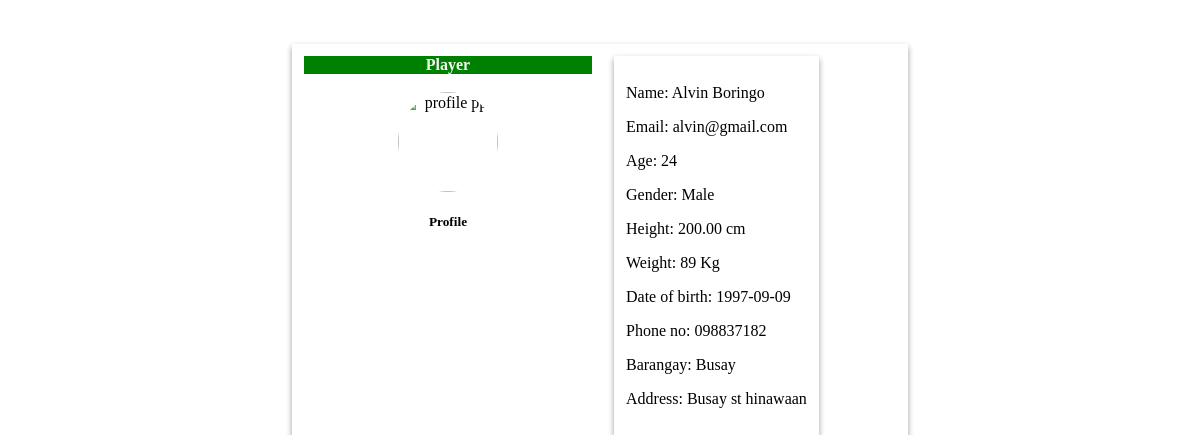
Screenshot of /view_profile_ses.php?protId=18 with the database file from the repository.
### tables this page shows
CREATE TABLE `users` (
  `user_id` int(11) NOT NULL,
  `user_username` varchar(30) DEFAULT NULL,
  `user_pass` varchar(30) NOT NULL,
  `user_firstname` varchar(30) DEFAULT NULL,
  `user_mi` varchar(30) DEFAULT NULL,
  `user_lastname` varchar(30) DEFAULT NULL,
  `user_email` varchar(30) DEFAULT NULL,
  `user_type` varchar(30) NOT NULL,
  `user_dob` varchar(30) DEFAULT NULL,
  `user_gender` varchar(30) DEFAULT NULL,
  `user_address` varchar(30) DEFAULT NULL,
  `user_phone` varchar(30) DEFAULT NULL,
  `user_pp` varchar(80) DEFAULT NULL,
  `user_height` decimal(11,2) DEFAULT NULL,
  `user_brgy` varchar(30) DEFAULT NULL,
  `user_subs` varchar(20) DEFAULT NULL,
  `user_weight` int(11) DEFAULT NULL,
  `hired_status` varchar(30) DEFAULT NULL,
  `user_timestamp` timestamp NOT NULL DEFAULT current_timestamp() ON UPDATE current_timestamp()
);

### view_profile_ses.php (the view, shortened to what this page needs)
<?php
if(isset($_GET['protId'])) {
$protId = $_GET['protId'];
$sqlUserProfile = "SELECT * FROM users WHERE user_id='$protId'";
$sqlQueryProfile = mysqli_query($conn, $sqlUserProfile);
$resultProfile = mysqli_fetch_assoc($sqlQueryProfile);
}
 ?>
<div class="profile-main-container animate__animated animate__backInDown">
<div class="card card-container" style="width: 18rem;">
  <div class="card-body">
  	<div class="dif-container"><div><?php echo $resultProfile['user_type']; ?></div></div>
  	<br>
  		<object class="img-cir" data="<?php echo "img_profiles/".$resultProfile['user_pp']; ?>">
        <img src="img_profiles/default_pp.jpg" class="img-cir" alt="profile pp">
         </object>
         <h5 class="card-title">Profile</h5>
  </div>
	</div>
	<div class="pro-child-two">
    <p class="card-text">Name: <?php echo $resultProfile['user_firstname'] . ' ' . $resultProfile['user_lastname']; ?></p>
	<p class="card-text">Email: <?php echo $resultProfile['user_email']; ?> </p>
	<p class="card-text">Age: <?php
              $today = date("Y-m-d");
  $diff = date_diff(date_create($resultProfile['user_dob']), date_create($today));
  echo $diff->format('%y');
	 ?> </p>
	<p class="card-text">Gender: <?php echo $resultProfile['user_gender']; ?> </p>
  <p class="card-text">Height: <?php echo $resultProfile['user_height']. ' ' . 'cm'; ?> </p>
  <p class="card-text">Weight: <?php echo $resultProfile['user_weight']. ' ' . 'Kg'; ?> </p>
	<p class="card-text">Date of birth: <?php echo $resultProfile['user_dob']; ?> </p>
	<p class="card-text">Phone no: <?php echo $resultProfile['user_phone']; ?> </p>
	<p class="card-text">Barangay: <?php echo $resultProfile['user_brgy']; ?> </p>
	<p class="card-text">Address: <?php echo $resultProfile['user_address']; ?> </p>
	</div>
</div>

### view_profile_ses.php (style rules this page uses)
.profile-main-container { display: flex; box-shadow: rgba(0, 0, 0, 0.16) 0px 3px 6px, rgba(0, 0, 0, 0.23) 0px 3px 6px; width: 50%; margin: auto; padding: 12px; }
.pro-child-two { box-shadow: rgba(0, 0, 0, 0.16) 0px 3px 6px, rgba(0, 0, 0, 0.23) 0px 3px 6px; padding: 12px; margin-left: 22px; }
.img-cir { text-align: center; width: 100px; border-radius: 50%; }
.card-container { text-align: center; }
.dif-container { background: green; color: whitesmoke; font-weight: bold; }

### rows the page displays
users: user_type "Player", user_firstname "Alvin", user_lastname "Boringo", user_email "alvin@gmail.com", user_dob "24", user_gender "Male", user_height "200.00", user_weight "89", user_dob "1997-09-09", user_phone "098837182", user_brgy "Busay", user_address "Busay st hinawaan"
